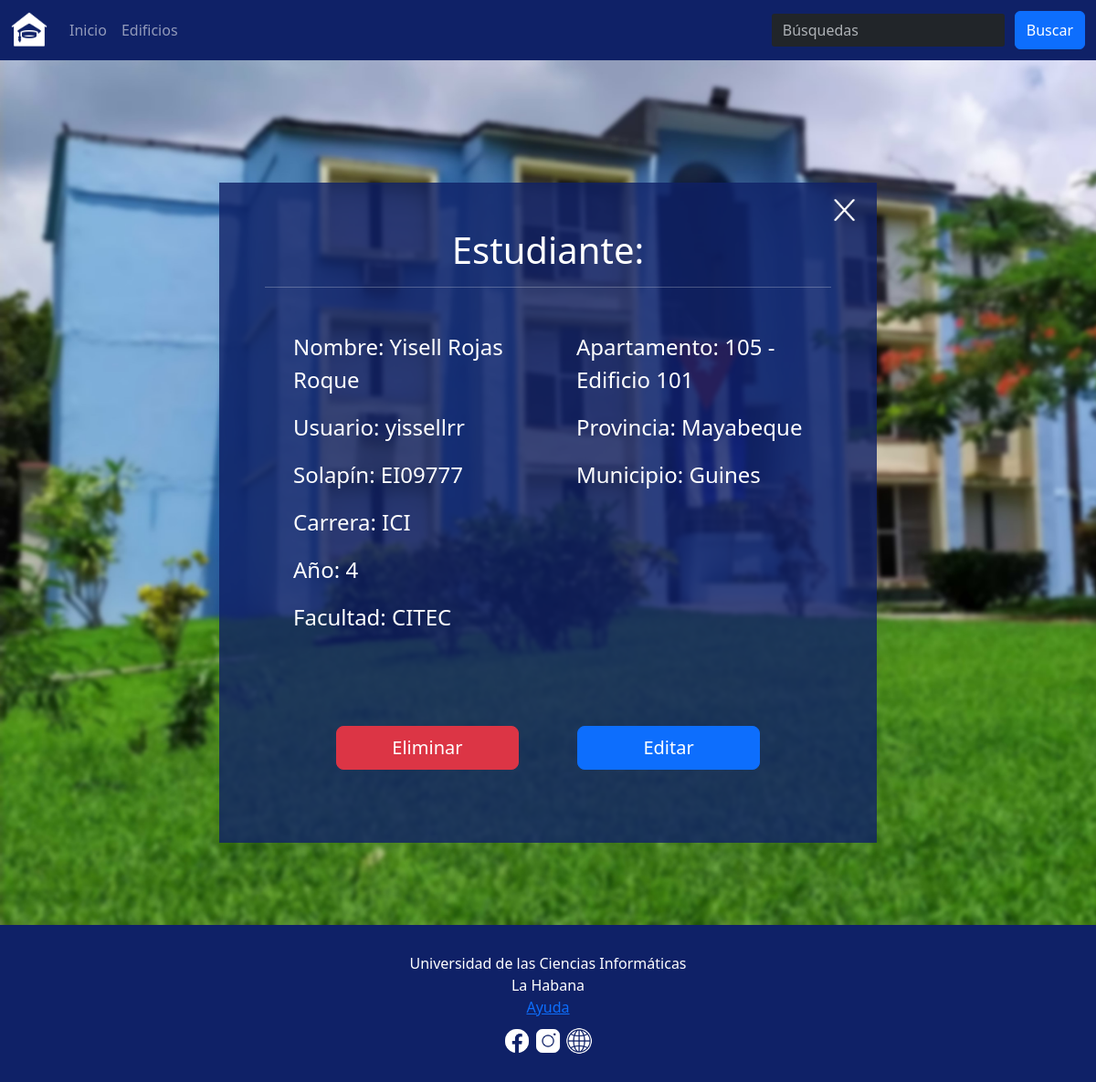
Page /inicio/mostrar_estudiantes/EI09777/ on the committed database.
### Vicedecana/models.py (models this page shows, shortened)
class Estudiantes(models.Model):
    full_name = models.CharField(max_length=255)
    usuario = models.CharField(max_length=255)
    id = models.CharField(max_length=255, primary_key=True)  # Si 'id' es único, está bien como primary_key
    carrera = models.CharField(max_length=255)
    facultad = models.CharField(max_length=255)
    grade = models.IntegerField()
    province = models.CharField(max_length=255)
    municipio = models.CharField(max_length=255)
    apartamento = models.ForeignKey(Apartamento, on_delete=models.SET_NULL, null=True, blank=True)
    class Meta:
        verbose_name = 'Estudiante'
        verbose_name_plural = 'Estudiantes'

class Apartamento(models.Model):
    numero = models.CharField(max_length=10)  # Número de apartamento: Ej: "101", "102", etc.
    edificio = models.ForeignKey(Edificios, on_delete=models.CASCADE, related_name="apartamentos")
    disponibilidad = models.BooleanField(default=True)
    class Meta:
        verbose_name = 'Apartamento'
        verbose_name_plural = 'Apartamentos'
        unique_together = ('numero', 'edificio')  # Asegura que el número de apartamento sea único por edificio

class Edificios(models.Model):
    numero = models.CharField(primary_key=True, max_length=255)  # Si el número de edificio es alfanumérico
    facultad = models.CharField(max_length=255)
    disponibilidad = models.BooleanField(default=True)
    ano = models.CharField(max_length=255)
    carrera = models.CharField(max_length=255)
    class Meta:
        verbose_name = 'Edificio'
        verbose_name_plural = 'Edificios'

### Vicedecana/views.py (the view)
# urls.py: path('mostrar_estudiantes/<str:id>/', views.mostrar_estudiantes, name='mostrar_estudiantes'),  # ID del estudiante como cadena
def mostrar_estudiantes(request, id):
    estudiante = get_object_or_404(Estudiantes, pk=id)
    return render(request, "mostrarEstudiante.html", {'estudiante': estudiante})

### Vicedecana/templates/mostrarEstudiante.html (shortened to what this page needs)
{% extends "base.html" %}
{% load static %}
{% block content %}
<div class="blue" style="margin: 200px auto 90px;">
    <a href="{% url 'listado_estudiantes' %}">
        <img class="cruz" src="{% static 'img/icons9x-100 (1).png' %}" alt="Cerrar">
    </a>
    <div id="formulario" class="myForm">
        <h1 class="display-3 encabezados">Estudiante:</h1>
        <hr>
        <div class="list-estudiantes">
            {% if estudiante %}
            <div class="info">
                <div class="col-md-6 datos">
                    <p>Nombre: {{ estudiante.full_name }}</p>
                    <p>Usuario: {{ estudiante.usuario }}</p>
                    <p>Solapín: {{ estudiante.id }}</p>
                    <p>Carrera: {{ estudiante.carrera }}</p>
                    <p>Año: {{ estudiante.grade }}</p>
                    <p>Facultad: {{ estudiante.facultad }}</p>
                </div>
                <div class="col-md-6 datos">
                    {% if estudiante.apartamento %}
                        <p>Apartamento: {{ estudiante.apartamento.numero }} - Edificio {{ estudiante.apartamento.edificio.numero }}</p>
                    {% else %}
                        <p>Apartamento: No asignado</p>
                    {% endif %}
                    <p>Provincia: {{ estudiante.province }}</p>
                    <p>Municipio: {{ estudiante.municipio }}</p>
                </div>
            </div>
            <div class="boton-container mt-4">
                <button type="button" class="btn btn-danger btn-lg botones" data-bs-toggle="modal" data-bs-target="#confirmarEliminarModal">
                    Eliminar
                </button>
                <a class="links" href="{% url 'editar_estudiantes' estudiante.id %}">
                    <button type="button" class="btn btn-primary btn-lg botones">Editar</button>
                </a>
            </div>
            {% endif %}
        </div>
    </div>
</div>
{% endblock %}

### static/style.css (style rules this page uses)
body { position: relative; background-image: url(img/residenciaa.jpg); background-size: cover; background-repeat: no-repeat; margin: 0; }
.blue { background-color: #0f2167CC; width: 60%; color: white; padding: 50px 50px; text-align: center; justify-content: center; margin: 15% auto 11%; }
.botones { margin: 30px; width: 200px; }
.encabezados { font-size: 40px; text-align: center; }
.links { text-decoration: none; color: transparent; }
.cruz { position: absolute; top: 0; right: 20%; width: 40px; height: 30px; margin: 15px; }
.boton-container { margin-top: 40px; }
.blue, .blue2 { overflow: hidden; }
#formulario { animation: precarga 1s forwards; }
.list-estudiantes { width: 100%; display: flex; justify-content: center; flex-direction: column; }
.datos { text-align: left; font-size: 1.5rem; width: 50%; padding: 5%; }
.info { width: 100%; display: flex; justify-content: center; }
.boton-container { width: 100%; }
.blue { display: flex; justify-content: center; }

### rows in the picture
Estudiantes: full_name "Yisell Rojas Roque", usuario "yissellrr", id "EI09777", carrera "ICI", grade "4", facultad "CITEC", apartamento.numero "105", apartamento.edificio.numero "101", province "Mayabeque", municipio "Guines"
